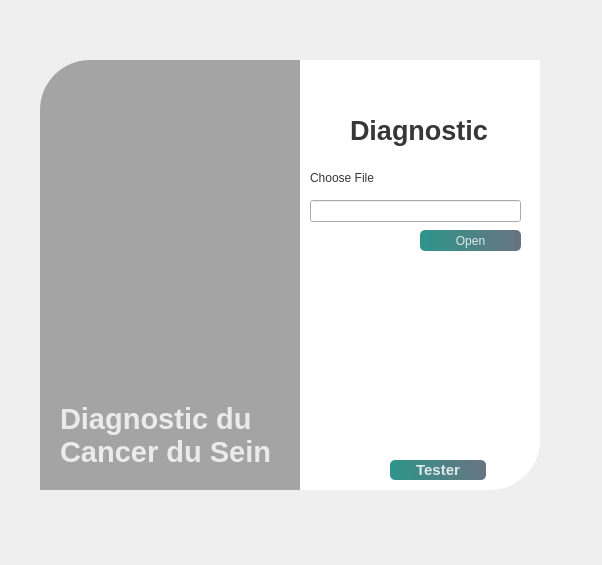
<?xml version="1.0" encoding="UTF-8"?>
<ui version="4.0">
 <class>Form</class>
 <widget class="QWidget" name="Form">
  <property name="geometry">
   <rect>
    <x>0</x>
    <y>0</y>
    <width>602</width>
    <height>565</height>
   </rect>
  </property>
  <property name="windowTitle">
   <string>Form</string>
  </property>
  <widget class="QWidget" name="widget" native="true">
   <property name="geometry">
    <rect>
     <x>30</x>
     <y>30</y>
     <width>550</width>
     <height>500</height>
    </rect>
   </property>
   <property name="styleSheet">
    <string notr="true">QPushButton#pushButton, #pushButton_6, #pushButton_7{
	background-color: qlineargradient(spread:pad, x1:0, y1:0.505682, x2:1, y2:0.477, stop:0 rgba(11, 131, 120, 219), stop:1 rgba(85, 98, 112, 226));
	color:rgba(255, 255, 255, 210);
	border-radius:5px;
}

QPushButton#pushButton:hover, #pushButton_6:hover, #pushButton_7:hover{
	background-color: qlineargradient(spread:pad, x1:0, y1:0.505682, x2:1, y2:0.477, stop:0 rgba(150, 123, 111, 219), stop:1 rgba(85, 81, 84, 226));
}

QPushButton#pushButton:pressed, #pushButton_6:pressed, #pushButton_7:pressed{
	padding-left:5px;
	padding-top:5px;
	background-color:rgba(150, 123, 111, 255);
}

QPushButton#pushButton_2, #pushButton_3, #pushButton_4, #pushButton_5{
	background-color: rgba(0, 0, 0, 0);
	color:rgba(85, 98, 112, 255);
}

QPushButton#pushButton_2:hover, #pushButton_3:hover, #pushButton_4:hover, #pushButton_5:hover{
	color: rgba(131, 96, 53, 255);
}

QPushButton#pushButton_2:pressed, #pushButton_3:pressed, #pushButton_4:pressed, #pushButton_5:pressed{
	padding-left:5px;
	padding-top:5px;
	color:rgba(91, 88, 53, 255);
}

</string>
   </property>
   <widget class="QLabel" name="label">
    <property name="geometry">
     <rect>
      <x>10</x>
      <y>30</y>
      <width>280</width>
      <height>430</height>
     </rect>
    </property>
    <property name="styleSheet">
     <string notr="true">border-image: url(:/images/image3.png);
border-top-left-radius: 50px;</string>
    </property>
    <property name="text">
     <string/>
    </property>
   </widget>
   <widget class="QLabel" name="label_2">
    <property name="geometry">
     <rect>
      <x>10</x>
      <y>30</y>
      <width>280</width>
      <height>430</height>
     </rect>
    </property>
    <property name="styleSheet">
     <string notr="true">background-color:rgba(0, 0, 0, 80);
border-top-left-radius: 50px;</string>
    </property>
    <property name="text">
     <string/>
    </property>
   </widget>
   <widget class="QLabel" name="label_3">
    <property name="geometry">
     <rect>
      <x>270</x>
      <y>30</y>
      <width>240</width>
      <height>430</height>
     </rect>
    </property>
    <property name="styleSheet">
     <string notr="true">background-color:rgba(255, 255, 255, 255);
border-bottom-right-radius: 50px;</string>
    </property>
    <property name="text">
     <string/>
    </property>
   </widget>
   <widget class="QLabel" name="label_7">
    <property name="geometry">
     <rect>
      <x>30</x>
      <y>360</y>
      <width>231</width>
      <height>91</height>
     </rect>
    </property>
    <property name="font">
     <font>
      <pointsize>22</pointsize>
      <bold>true</bold>
     </font>
    </property>
    <property name="styleSheet">
     <string notr="true">color:rgba(255, 255, 255, 200);</string>
    </property>
    <property name="text">
     <string>Diagnostic du 
Cancer du Sein</string>
    </property>
   </widget>
   <widget class="QWidget" name="widget_3" native="true">
    <property name="geometry">
     <rect>
      <x>280</x>
      <y>70</y>
      <width>220</width>
      <height>315</height>
     </rect>
    </property>
    <widget class="QLabel" name="label_9">
     <property name="geometry">
      <rect>
       <x>40</x>
       <y>10</y>
       <width>141</width>
       <height>40</height>
      </rect>
     </property>
     <property name="font">
      <font>
       <pointsize>20</pointsize>
       <bold>true</bold>
      </font>
     </property>
     <property name="styleSheet">
      <string notr="true">color:rgba(0, 0, 0, 200);</string>
     </property>
     <property name="text">
      <string>Diagnostic</string>
     </property>
    </widget>
    <widget class="QLabel" name="label_4">
     <property name="geometry">
      <rect>
       <x>0</x>
       <y>70</y>
       <width>71</width>
       <height>16</height>
      </rect>
     </property>
     <property name="styleSheet">
      <string notr="true">color:rgba(0, 0, 0, 200);
font: 700 9pt &quot;Segoe UI&quot;;</string>
     </property>
     <property name="text">
      <string>Choose File</string>
     </property>
    </widget>
    <widget class="QPushButton" name="pushButton">
     <property name="geometry">
      <rect>
       <x>110</x>
       <y>130</y>
       <width>101</width>
       <height>21</height>
      </rect>
     </property>
     <property name="styleSheet">
      <string notr="true">font: 700 9pt &quot;Segoe UI&quot;;</string>
     </property>
     <property name="text">
      <string>Open</string>
     </property>
    </widget>
    <widget class="QLineEdit" name="lineEdit">
     <property name="geometry">
      <rect>
       <x>0</x>
       <y>100</y>
       <width>211</width>
       <height>22</height>
      </rect>
     </property>
    </widget>
   </widget>
   <widget class="QPushButton" name="pushButton_6">
    <property name="geometry">
     <rect>
      <x>360</x>
      <y>430</y>
      <width>96</width>
      <height>20</height>
     </rect>
    </property>
    <property name="font">
     <font>
      <pointsize>11</pointsize>
      <bold>true</bold>
     </font>
    </property>
    <property name="text">
     <string>Tester</string>
    </property>
   </widget>
   <widget class="QLabel" name="label_5">
    <property name="geometry">
     <rect>
      <x>290</x>
      <y>390</y>
      <width>201</width>
      <height>31</height>
     </rect>
    </property>
    <property name="styleSheet">
     <string notr="true">color:rgba(0, 0, 0, 200);
font: 700 10pt &quot;Segoe UI&quot;;</string>
    </property>
    <property name="text">
     <string/>
    </property>
   </widget>
  </widget>
 </widget>
 <resources>
  <include location="resources.qrc"/>
 </resources>
 <connections/>
</ui>
